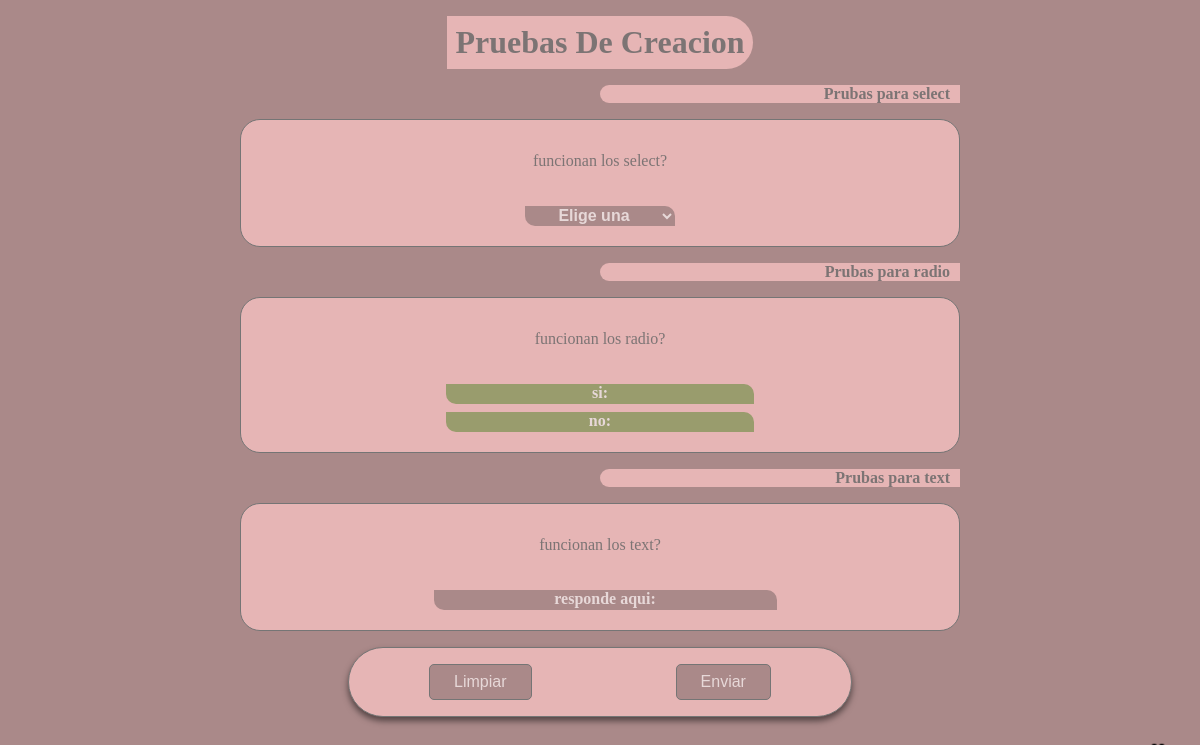
The page /FormsGestion/forms/show/1 on the database its author committed.
### FormsGestion/models.py (models this page shows, shortened)
class FormStructure(models.Model):
    id = models.AutoField(primary_key=True)
    creator = models.ForeignKey(users, on_delete=models.CASCADE, null=False, default=1)
    name = models.CharField(max_length = 50)
    date = models.DateTimeField(default=timezone.now)

class FieldGroup(models.Model):
    id = models.AutoField(primary_key=True)
    name = models.CharField(max_length = 50)
    header = models.TextField()
    structure = models.ForeignKey(FormStructure, on_delete=models.CASCADE)

class FormField(models.Model):
    id = models.AutoField(primary_key=True)
    group = models.ForeignKey(FieldGroup, on_delete=models.CASCADE)
    type = models.ForeignKey(FormEntity, on_delete=models.CASCADE)
    name = models.CharField(max_length = 50)
    text = models.TextField(blank=True)
    specials = models.TextField(blank=True)

class FormEntity(models.Model):
    id = models.AutoField(primary_key=True)
    name = models.CharField(max_length = 50)
    type = models.CharField(max_length = 50)

### FormsGestion/views.py (the view)
# urls.py: path('forms/show/<int:id>', views.show_form),
def show_form(request, id):
    form = FormStructure.objects.get(id=id)
    groups = FieldGroup.objects.filter(structure=form)
    data = {
        'form': {
            'id': form.id,
            'name': form.name,
            'date': form.date,},
        'groups': [{
            "id": group.id,
            'name': group.name,
            'header': group.header,
            'fields': []
        }for group in groups],
        "logged":request.session.get('logged')
    }
    for group in data['groups']:
        fields = FormField.objects.filter(group=group['id'])
        for field in fields:
            group['fields'].append({
                'id': field.id,
                'name': field.name,
                'type': field.type.type,
                'tag': field.type.name,
                'text': field.text,
                'specials': field.specials,
            })
    return render(request, 'viewForm.html', data)

### FormsGestion/templates/viewForm.html (shortened to what this page needs)
{% extends "basics.html" %}
{% block content %}
<body class="primary-background y-overflow">
<main doc-title="form-view" class="y-overflow">
    <section class="container forms-container full-width">
        <h1 class="text-center title muted-color secondary-background right-arrow">{{form.name}}</h1>
        <form id="form-view" formId="{{ form.id }}" action="" method="" name="{{ form.name }}">
            {% for group in groups %}
                <h2 class="group-title left-arrow secondary-background muted-color">{{ group.name }}</h2>
                <div class="form-group column">
                    <p class="text field-cuestion">{{ group.header }}</p>
                    {% for field in group.fields %}
                        <div class="field-container" field_type = "{{field.type}}-{{field.tag}}-{{field.name}}">
                            {% if field.type == 'input' %}
                                <label for="{{ field.tag }}-{{field.id}}-{{ field.name }}">{{ field.text }}:</label>
                            {% elif field.type == 'select' %}
                                <select class="field" type="{{ field.tag }}" title="{{ field.name }}" name="{{ field.name }}" id="{{ field.tag }}-{{ field.name }}" field_id="{{ field.id }}" value="">
                                    {{ field.specials|safe }}
                                </select>
                            {% endif %}
                        </div>
                    {% endfor %}
                </div>
            {% endfor %}
            <div class="row form-button-container width-l">
                <input type="reset" value="Limpiar">
                <input type="submit" value="Enviar">
            </div>
        </form>
    </section>
</main>
</body>
{% endblock content %}

### static/css/globals.css (style rules this page uses)
:root { --header-background: #aa8989; --header-height: 50px; --background-main: #aa8989; --background-secondary: #e6b5b5; --background-tertiary: #999c6d; --text-main: #e7d8d8; --text-secondary: #573b3b; --text-muted: #7c7474; --text-hover: #757575; --text-link: #3e836d; --border-color: #757575; --shadow-color: rgba(0, 0, 0, 0.5); }
* { margin: 0; padding: 0; box-sizing: border-box; }

### FormsGestion/static/FormsGestion/css/styles.css (style rules this page uses)
body { overflow: hidden; }
form { width: 60%; }
.form-button-container { display: flex; justify-content: center; gap: 1rem; padding: 1rem; width: 100%; background-color: var(--background-secondary); border: 1px solid var(--border-color); border-radius: 8px; box-shadow: 0 4px 6px var(--shadow-color); }
.form-button-container input[type="reset"], .form-button-container input[type="submit"], .button-container button, button { padding: 0.5rem 1.5rem; background-color: var(--background-main); color: var(--text-main); border: 1px solid var(--border-color); border-radius: 5px; font-size: 1rem; cursor: pointer; transition: background-color 0.3s, transform 0.2s; text-align: center; white-space: nowrap; overflow: hidden; text-overflow: ellipsis; }
.form-button-container { display: flex; flex-direction: row; justify-content: space-around; align-items: center; border-radius: 50px; width: 50%; margin: 1rem auto; }
.row { display: flex; flex-direction: row; flex-wrap: wrap; }
.container { width: 100%; display: flex; flex-direction: column; flex-wrap: wrap; justify-content: center; align-items: center; }
.text-center { text-align: center; }
.title { font-weight: bold; font-size: 2rem; text-align: center; margin: 1rem auto; padding: .5rem; width: max-content; color: var(--text-main); text-transform: capitalize; }
.primary-background { background-color: var(--background-main); }
.secondary-background { background-color: var(--background-secondary); }
.text { color: var(--text-main); text-align: center; text-wrap: nowrap; overflow: hidden; text-overflow: ellipsis; white-space: wrap; }
.field-cuestion { margin: 1rem auto; color: var(--text-muted); }
.form-group { display: flex; flex-direction: column; align-items: center; justify-content: center; margin: 1rem auto; padding: 1rem; border-radius: 20px; gap: 1rem; border: 1px solid var(--border-color); background-color: var(--background-secondary); }
.group-title { width: 50%; font-size: 100%; padding: 0 10px; text-align: right; margin: auto 0 auto auto; }
.forms-container { width: 100%; overflow-y: auto; overflow-x: hidden; display: flex; flex-direction: column; flex-wrap: wrap; justify-content: center; }
.field-container { display: flex; flex-direction: row; align-items: center; justify-content: center; width: 100%; margin: .25rem auto; }
label, select, input[type="text"] { color: var(--text-main); display: block; text-align: center; text-wrap: nowrap; overflow: hidden; text-overflow: ellipsis; white-space: wrap; font-weight: bold; font-size: 100%; padding: 0 5px; height: 20px; background-color: var(--background-main); border-top-right-radius: 10px; border-bottom-left-radius: 10px; }
select { border: none; width: 50%; max-width: 150px; }
input[type="radio"] + label { background-color: var(--background-tertiary); width: 50%; cursor: pointer; transition: width 0.3s ease }
input[type="text"] + label { width: 50%; opacity: 100%; transition: width 0.3s ease, opacity 0.3s ease }
.width-l { width: 70%; }
.full-width { width: 100%; }
.y-overflow { overflow-y: auto; overflow-x: hidden; }
.right-arrow { border-top-right-radius: 50px; border-bottom-right-radius: 50px; }
.left-arrow { border-top-left-radius: 50px; border-bottom-left-radius: 50px; }
.muted-color { color: var(--text-muted); }

### rows shown on the page
FormStructure: name "Pruebas De Creacion"
FieldGroup: header "funcionan los select?"
FormField: specials+name "Elige una opcion"
FieldGroup: header "funcionan los radio?"
FormField: text "si"
FormField: text "no"
FieldGroup: header "funcionan los text?"
FormField: text "responde aqui"
